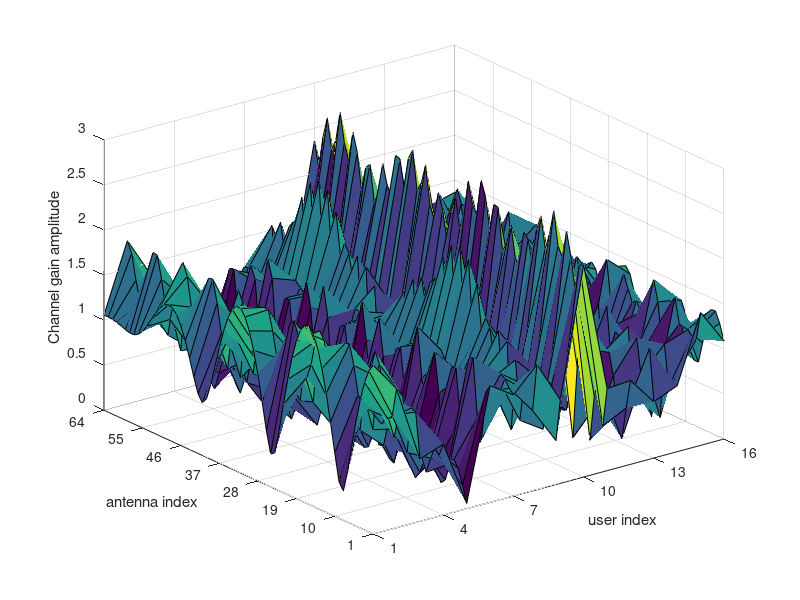
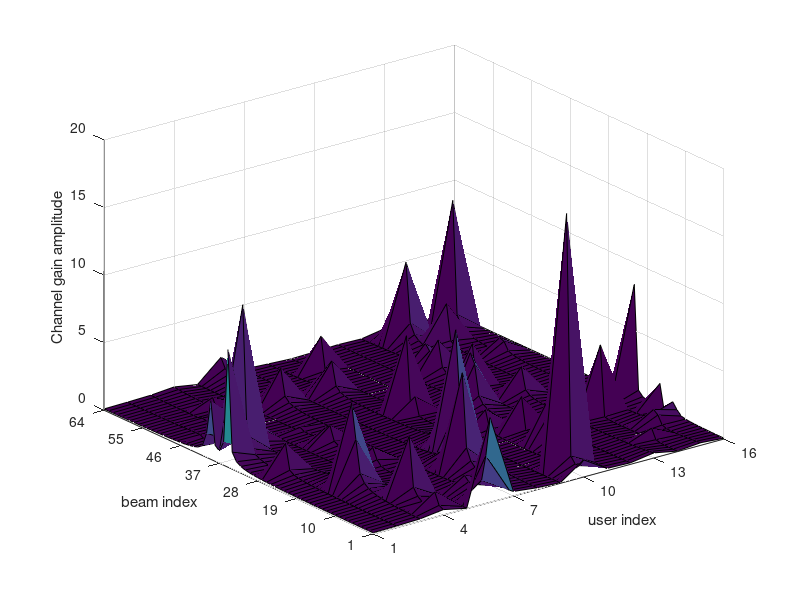

These figures' MATLAB source, in order:
% mmWave BeamSpace MIMO channel
clear;close all;clc;

% parameters settings
N = 64;   % TX antenna nums
K = 16;   % user nums
L = 2;    % NLOS path nums
%SNR = 30; % SNR in dB
var = [1, 0.1, 0.1]; % channel attenuation

% original channel matrix
H = zeros(N, K);

% set Only LOS components
%L = 0;

for k=1:K
    % random distribution of channel parameters
    theta = rand(1, L+1)-0.5;
    beta = sqrt(var/2).*(randn(1, L+1) +1i*randn(1, L+1));
    % array steering vector
    a = exp(-2*1i*pi*theta'*((0:N-1)-(N-1)/2))';
    
    h_k = zeros(N, 1);
    for l=1:L+1
        h_k = h_k + kron(beta(:,l), a(:,l));
    end
    H(:, k) = h_k;
end

%disp(H);
%save('ori_H.mat', 'H')
figure(1);
[X, Y] = meshgrid(1:K, 1:N); % x and y in reverse
surf(X, Y, abs(H));
xlim([1,K]);
ylim([1,N]);
%axis auto;
set(gca, 'xtick', 1:3:K);
set(gca, 'ytick', 1:9:N);
xlabel('user index');
ylabel('antenna index');
zlabel('Channel gain amplitude');
%saveas(gcf,'ori_channel.eps', 'psc2');


% construct U matrix for beamspace
U = zeros(N, N);
theta_b = ((1:N)-(N+1)/2)/N;
for n=1:N
    a_b = exp(-2*1i*pi*theta_b(n)*((0:N-1)-(N-1)/2))';
    U(:, n) = sqrt(1/N)*a_b;
end

% beamspace channel matrix
H_b = U*H;

figure(2);
surf(X, Y, abs(H_b));
xlim([1,K]);
ylim([1,N]);
%axis auto;
set(gca, 'xtick', 1:3:K);
set(gca, 'ytick', 1:9:N);
xlabel('user index');
ylabel('beam index');
zlabel('Channel gain amplitude');
%saveas(gcf,'beam_channel.eps', 'psc2');
